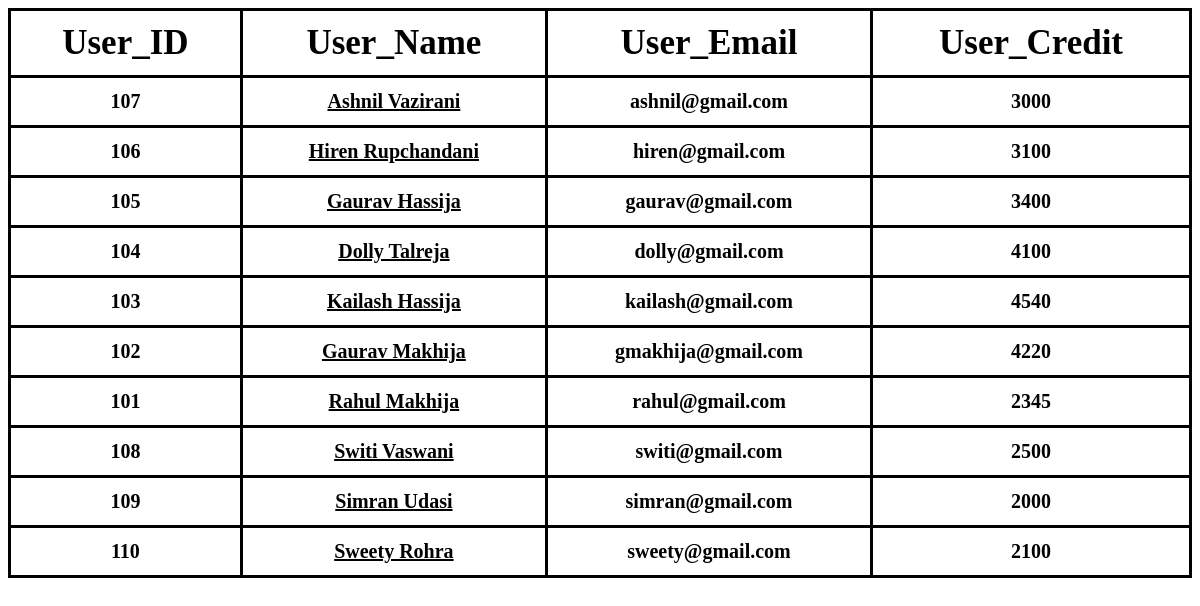
The page /users.php on the database its author committed.
### tables this page shows
CREATE TABLE `users` (
  `user_id` int(11) NOT NULL,
  `user_name` varchar(255) NOT NULL,
  `user_email` varchar(255) NOT NULL,
  `user_credit` varchar(255) NOT NULL
);

### users.php (the view, shortened to what this page needs)
<?php
require_once("database.php");
?>
<html>
<head>
    </head>
    <body>
    <?php
    $query1="SELECT * FROM users";
    $res1=mysqli_query($connection,$query1);
?>
    <table style="width:100%">
        <thead>
    <tr>
        <th>User_ID</th>
        <th>User_Name</th>
        <th>User_Email</th>
        <th>User_Credit</th>
        </tr></thead>
        <tr>
            <tbody>
            <?php
                while( $rows = mysqli_fetch_assoc($res1)){
                    ?>
            <tr>
                <td><?php echo $rows['user_id'];?></td>
                <td><a href="transaction.php?id=<?php echo $rows['user_id']?>&sname=<?php echo $rows['user_name']?>&scredit=<?php echo $rows['user_credit']?> " style="color:black;"><?php echo $rows['user_name'];?></a></td>
                <td><?php echo $rows['user_email'];?></td>
                <td><?php echo $rows['user_credit'];?></td>
                </tr>
                <?php             }
                ?>
            </tbody></table>
    </body></html>

### users.php (style rules this page uses)
table,td,th { border:3px solid black; border-collapse: collapse; font-weight: bolder; }
thead { font-size: 35px; text-align: center; }
th { padding: 12px; }
td { padding:12px; text-align:center; font-size: 20px; }

### rows shown on the page
users: user_id "107", user_name "Ashnil Vazirani", user_email "ashnil@gmail.com", user_credit "3000"
users: user_id "106", user_name "Hiren Rupchandani", user_email "hiren@gmail.com", user_credit "3100"
users: user_id "105", user_name "Gaurav Hassija", user_email "gaurav@gmail.com", user_credit "3400"
users: user_id "104", user_name "Dolly Talreja", user_email "dolly@gmail.com", user_credit "4100"
users: user_id "103", user_name "Kailash Hassija", user_email "kailash@gmail.com", user_credit "4540"
users: user_id "102", user_name "Gaurav Makhija", user_email "gmakhija@gmail.com", user_credit "4220"
users: user_id "101", user_name "Rahul Makhija", user_email "rahul@gmail.com", user_credit "2345"
users: user_id "108", user_name "Switi Vaswani", user_email "switi@gmail.com", user_credit "2500"
users: user_id "109", user_name "Simran Udasi", user_email "simran@gmail.com", user_credit "2000"
users: user_id "110", user_name "Sweety Rohra", user_email "sweety@gmail.com", user_credit "2100"
